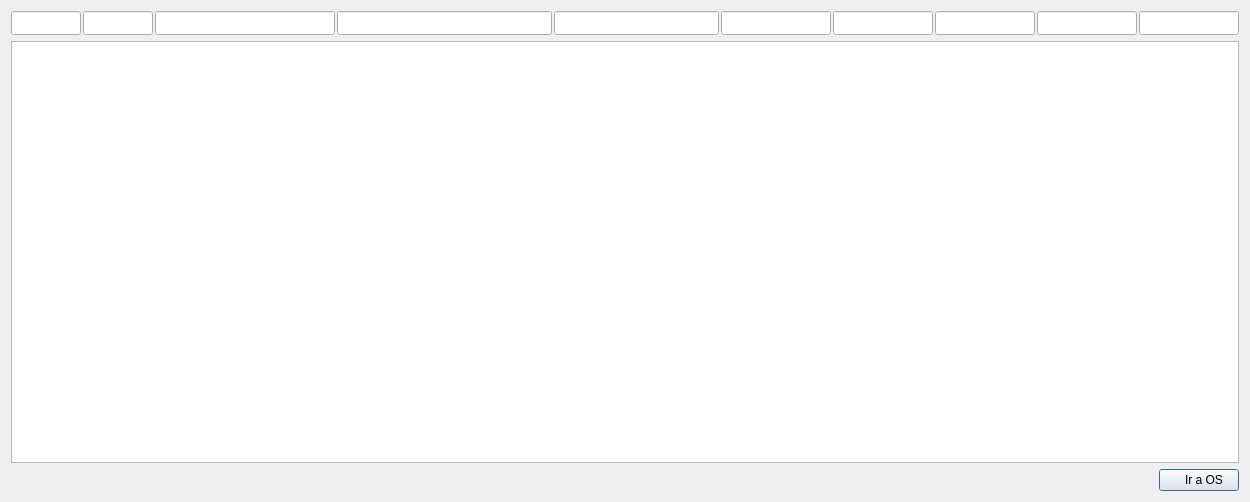
<?xml version="1.0" encoding="UTF-8"?>
<ui version="4.0">
 <class>filterServiceOrdersForm</class>
 <widget class="QDialog" name="filterServiceOrdersForm">
  <property name="windowModality">
   <enum>Qt::WindowModal</enum>
  </property>
  <property name="geometry">
   <rect>
    <x>0</x>
    <y>0</y>
    <width>1250</width>
    <height>502</height>
   </rect>
  </property>
  <property name="sizePolicy">
   <sizepolicy hsizetype="Fixed" vsizetype="Fixed">
    <horstretch>0</horstretch>
    <verstretch>0</verstretch>
   </sizepolicy>
  </property>
  <property name="minimumSize">
   <size>
    <width>1250</width>
    <height>502</height>
   </size>
  </property>
  <property name="maximumSize">
   <size>
    <width>1206</width>
    <height>502</height>
   </size>
  </property>
  <property name="windowTitle">
   <string>Filtrar Orden de Servicio</string>
  </property>
  <layout class="QGridLayout" name="gridLayout">
   <item row="0" column="0" colspan="2">
    <layout class="QHBoxLayout" name="horizontalLayout">
     <property name="spacing">
      <number>2</number>
     </property>
     <item>
      <widget class="QLineEdit" name="filterBySoIdLineEdit">
       <property name="sizePolicy">
        <sizepolicy hsizetype="Fixed" vsizetype="Fixed">
         <horstretch>0</horstretch>
         <verstretch>0</verstretch>
        </sizepolicy>
       </property>
       <property name="minimumSize">
        <size>
         <width>70</width>
         <height>24</height>
        </size>
       </property>
       <property name="maximumSize">
        <size>
         <width>0</width>
         <height>16777215</height>
        </size>
       </property>
       <property name="font">
        <font>
         <pointsize>10</pointsize>
        </font>
       </property>
      </widget>
     </item>
     <item>
      <widget class="QLineEdit" name="filterByDateLineEdit">
       <property name="sizePolicy">
        <sizepolicy hsizetype="Fixed" vsizetype="Fixed">
         <horstretch>0</horstretch>
         <verstretch>0</verstretch>
        </sizepolicy>
       </property>
       <property name="minimumSize">
        <size>
         <width>70</width>
         <height>24</height>
        </size>
       </property>
       <property name="maximumSize">
        <size>
         <width>0</width>
         <height>16777215</height>
        </size>
       </property>
       <property name="font">
        <font>
         <pointsize>10</pointsize>
        </font>
       </property>
      </widget>
     </item>
     <item>
      <widget class="QLineEdit" name="filterByInstNameLineEdit">
       <property name="minimumSize">
        <size>
         <width>180</width>
         <height>24</height>
        </size>
       </property>
       <property name="maximumSize">
        <size>
         <width>0</width>
         <height>16777215</height>
        </size>
       </property>
       <property name="font">
        <font>
         <pointsize>10</pointsize>
        </font>
       </property>
      </widget>
     </item>
     <item>
      <widget class="QLineEdit" name="filterByScopeLineEdit">
       <property name="minimumSize">
        <size>
         <width>215</width>
         <height>24</height>
        </size>
       </property>
       <property name="font">
        <font>
         <pointsize>10</pointsize>
        </font>
       </property>
      </widget>
     </item>
     <item>
      <widget class="QLineEdit" name="filterByNameLineEdit">
       <property name="minimumSize">
        <size>
         <width>165</width>
         <height>24</height>
        </size>
       </property>
       <property name="maximumSize">
        <size>
         <width>0</width>
         <height>16777215</height>
        </size>
       </property>
       <property name="font">
        <font>
         <pointsize>10</pointsize>
        </font>
       </property>
      </widget>
     </item>
     <item>
      <widget class="QLineEdit" name="filterByValueLineEdit">
       <property name="minimumSize">
        <size>
         <width>110</width>
         <height>24</height>
        </size>
       </property>
       <property name="maximumSize">
        <size>
         <width>0</width>
         <height>16777215</height>
        </size>
       </property>
       <property name="font">
        <font>
         <pointsize>10</pointsize>
        </font>
       </property>
      </widget>
     </item>
     <item>
      <widget class="QLineEdit" name="filterByAssignDateLineEdit">
       <property name="minimumSize">
        <size>
         <width>100</width>
         <height>24</height>
        </size>
       </property>
       <property name="maximumSize">
        <size>
         <width>0</width>
         <height>16777215</height>
        </size>
       </property>
       <property name="font">
        <font>
         <pointsize>10</pointsize>
        </font>
       </property>
      </widget>
     </item>
     <item>
      <widget class="QLineEdit" name="filterByProcessedLineEdit">
       <property name="minimumSize">
        <size>
         <width>100</width>
         <height>24</height>
        </size>
       </property>
       <property name="font">
        <font>
         <pointsize>10</pointsize>
        </font>
       </property>
      </widget>
     </item>
     <item>
      <widget class="QLineEdit" name="filterByDocProcessedLineEdit">
       <property name="minimumSize">
        <size>
         <width>100</width>
         <height>24</height>
        </size>
       </property>
       <property name="font">
        <font>
         <pointsize>10</pointsize>
        </font>
       </property>
      </widget>
     </item>
     <item>
      <widget class="QLineEdit" name="filterByEngProcessedLineEdit">
       <property name="minimumSize">
        <size>
         <width>100</width>
         <height>24</height>
        </size>
       </property>
       <property name="font">
        <font>
         <pointsize>10</pointsize>
        </font>
       </property>
      </widget>
     </item>
    </layout>
   </item>
   <item row="1" column="0" colspan="2">
    <widget class="QTableView" name="serviceOrdersTableView">
     <property name="font">
      <font>
       <pointsize>10</pointsize>
      </font>
     </property>
     <property name="alternatingRowColors">
      <bool>true</bool>
     </property>
     <property name="selectionMode">
      <enum>QAbstractItemView::SingleSelection</enum>
     </property>
     <property name="selectionBehavior">
      <enum>QAbstractItemView::SelectRows</enum>
     </property>
     <property name="sortingEnabled">
      <bool>false</bool>
     </property>
     <property name="wordWrap">
      <bool>true</bool>
     </property>
     <attribute name="horizontalHeaderMinimumSectionSize">
      <number>40</number>
     </attribute>
     <attribute name="horizontalHeaderDefaultSectionSize">
      <number>100</number>
     </attribute>
     <attribute name="horizontalHeaderStretchLastSection">
      <bool>false</bool>
     </attribute>
     <attribute name="verticalHeaderVisible">
      <bool>false</bool>
     </attribute>
    </widget>
   </item>
   <item row="2" column="0">
    <spacer name="horizontalSpacer">
     <property name="orientation">
      <enum>Qt::Horizontal</enum>
     </property>
     <property name="sizeHint" stdset="0">
      <size>
       <width>1065</width>
       <height>20</height>
      </size>
     </property>
    </spacer>
   </item>
   <item row="2" column="1">
    <widget class="QPushButton" name="goRecordButton">
     <property name="layoutDirection">
      <enum>Qt::LeftToRight</enum>
     </property>
     <property name="text">
      <string>   Ir a OS</string>
     </property>
     <property name="icon">
      <iconset resource="../resources/resources.qrc">
       <normaloff>:/icons/icons/go.png</normaloff>:/icons/icons/go.png</iconset>
     </property>
    </widget>
   </item>
  </layout>
 </widget>
 <resources>
  <include location="../resources/resources.qrc"/>
 </resources>
 <connections/>
</ui>
